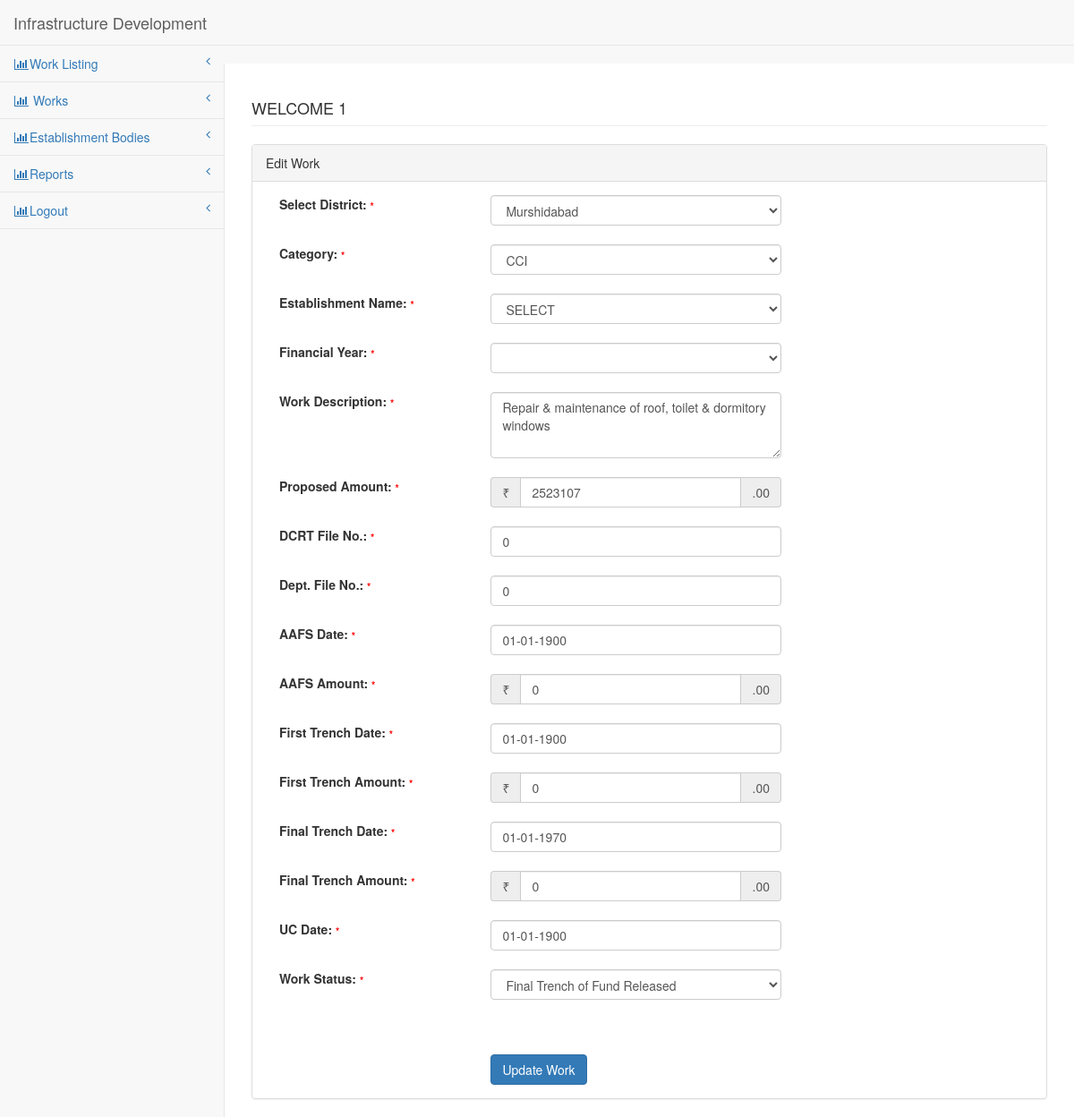
The app's page /pages/edit-work.php?jid=job_100 (signed in) with its own data.
### tables this page shows
CREATE TABLE `cci_details` (
  `cci_id` varchar(15) NOT NULL,
  `district` varchar(25) NOT NULL,
  `cci_name` varchar(255) NOT NULL
);

CREATE TABLE `dcpu_details` (
  `dcpu_id` varchar(8) NOT NULL,
  `district` varchar(25) NOT NULL,
  `dcpu_name` varchar(25) NOT NULL
);

CREATE TABLE `est_fund_details` (
  `job_id` varchar(17) NOT NULL,
  `est_id` varchar(15) NOT NULL,
  `category` varchar(10) NOT NULL,
  `fin_year` varchar(9) DEFAULT NULL,
  `work_desc` varchar(255) NOT NULL,
  `prop_amnt` double DEFAULT NULL,
  `dcrt_file_no` varchar(25) DEFAULT NULL,
  `dept_file_no` varchar(25) DEFAULT NULL,
  `aafs_date` date DEFAULT NULL,
  `aafs_amnt` double DEFAULT NULL,
  `first_trench_dt` date DEFAULT NULL,
  `first_trench_amnt` double DEFAULT NULL,
  `final_trench_dt` date DEFAULT NULL,
  `final_trench_amnt` double DEFAULT NULL,
  `uc_date` date DEFAULT NULL,
  `work_status_id` varchar(15) NOT NULL
);

CREATE TABLE `work_status` (
  `work_id` varchar(15) NOT NULL,
  `work_status` varchar(255) NOT NULL
);

### config/DbFunction.php (called while the page is built, shortened)
<?php
class DbFunction{
	function get_est_details($est_id, $cat) {
		$db = Database::getInstance();
		$mysqli = $db->getConnection();
		switch ($cat) {
			case "cci":
				$table = "cci_details";
				$id = "cci";
				break;
		}
		$query = "SELECT * FROM " . $table . " WHERE ".$id."_id='{$est_id}'";
		$stmt= $mysqli->query($query);
		return $stmt;
	}
	function get_districts() {
		$db = Database::getInstance();
		$mysqli = $db->getConnection();
		$query = "SELECT district FROM dcpu_details ORDER BY district ASC";
		$stmt= $mysqli->query($query);
		return $stmt;
	}
	function get_wrkstatuses() {
		$db = Database::getInstance();
		$mysqli = $db->getConnection();
		$query = "SELECT * FROM work_status ORDER BY work_id ASC";
		$stmt= $mysqli->query($query);
		return $stmt;
	}
	function get_job_details($job_id) {
		$db = Database::getInstance();
		$mysqli = $db->getConnection();
		$query = "SELECT * FROM est_fund_details WHERE job_id = '".$job_id."'";
		$stmt = $mysqli->query($query);
		return $stmt;
	}
}
?>

### pages/edit-work.php (the view, shortened to what this page needs)
<?php
include('../config/DbFunction.php');
$obj=new DbFunction();
$job_id = $_GET["jid"];
$rs_job = $obj->get_job_details($job_id);
$res_job = $rs_job->fetch_object();
$rs_dist = $obj->get_districts();
$rs_e = $obj->get_est_details($res_job->est_id, $res_job->category);
$res_e = $rs_e->fetch_row();
$rs_sts = $obj->get_wrkstatuses();
?>
<!DOCTYPE html>
<html lang="en">
<head>
<link href="../bower_components/bootstrap/dist/css/bootstrap.min.css"
	rel="stylesheet">
<link href="../bower_components/metisMenu/dist/metisMenu.min.css"
	rel="stylesheet">
<link href="../dist/css/sb-admin-2.css" rel="stylesheet">
<link href="../bower_components/font-awesome/css/font-awesome.min.css" rel="stylesheet" type="text/css">
<link href="//code.jquery.com/ui/1.12.1/themes/base/jquery-ui.css" rel="stylesheet">
</head>
<body>
<form method="post" >
	<div id="wrapper">
		<?php include('leftbar.php')?>;
		<div id="page-wrapper">
			<div class="row">
				<div class="col-lg-12">
					<h4 class="page-header"> <?php echo strtoupper("welcome"." ".htmlentities($_SESSION['login']));?></h4>
				</div>
			</div>
			<div class="row">
				<div class="col-lg-12">
					<div class="panel panel-default">
						<div class="panel-heading">Edit Work</div>
						<div class="panel-body">
							<div class="row">
						 	<div class="col-lg-10">
								<div class="form-group">
									<div class="col-lg-4">
					 					<label>Select District: <span id="" style="font-size:11px;color:red">*</span></label>
									</div>
									<div class="col-lg-6">
										<select class="form-control" name="district" id="district" required >
											<?php while($res=$rs_dist->fetch_object()){	?>
                        					<option VALUE="<?php echo htmlentities($res->district);?>" <?php if($res->district == $res_e[1]) echo "selected" ?>><?php echo htmlentities($res->district)?></option>
											<?php }?>
										</select>
									</div>
								</div>
								<br><br>
								<div class="form-group">
									<div class="col-lg-4">
										<label>Category: <span id="" style="font-size:11px;color:red">*</span></label>
									</div>
									<div class="col-lg-6">
											<select class="form-control" name="category" id="category" onchange="getEstList()" required >
											<option VALUE="cci">CCI</option>
										</select>
									</div>
	 							</div>
								<br><br>
								<div class="form-group">
									<div class="col-lg-4">
										<label>Establishment Name: <span id="" style="font-size:11px;color:red">*</span></label>
									</div>
									<div class="col-lg-6">
										<select class="form-control" name="estname" id="estname" required >
											<option VALUE="">SELECT</option>
										</select>
									</div>
	 							</div>
								<br><br>
								<div class="form-group">
									<div class="col-lg-4">
										<label>Financial Year: <span id="" style="font-size:11px;color:red">*</span></label>
									</div>
									<div class="col-lg-6">
										<select class="form-control" name="finyear" id="finyear" required>
										</select>
									</div>
	 							</div>
								<br><br>
								<div class="form-group">
									<div class="col-lg-4">
										<label>Work Description: <span id="" style="font-size:11px;color:red">*</span></label>
									</div>
									<div class="col-lg-6">
										<textarea class="form-control" rows="3" name="wrkdesc" id="wrkdesc" required><?php echo htmlentities($res_job->work_desc);?></textarea>
									</div>
	 							</div>
								<br><br>
								<br><br>
								<div class="form-group">
									<div class="col-lg-4">
										<label>Proposed Amount: <span id="" style="font-size:11px;color:red">*</span></label>
									</div>
									<div class="col-lg-6">
										<div class="form-group input-group">
											<span class="input-group-addon">₹</span>
											<input name="propamnt" id="propamnt" class="form-control" required value="<?php echo htmlentities($res_job->prop_amnt);?>" >
											<span class="input-group-addon">.00</span>
										</div>
									</div>
	 							</div>
								<br><br>
								<div class="form-group">
									<div class="col-lg-4">
										<label>DCRT File No.: <span id="" style="font-size:11px;color:red">*</span></label>
									</div>
									<div class="col-lg-6">
										<input class="form-control" name="dcrtno" id="dcrtno" required value="<?php echo htmlentities($res_job->dcrt_file_no);?>">
									</div>
	 							</div>
								<br><br>
								<div class="form-group">
									<div class="col-lg-4">
										<label>Dept. File No.: <span id="" style="font-size:11px;color:red">*</span></label>
									</div>
									<div class="col-lg-6">
										<input class="form-control" name="deptno" id="deptno" value="<?php echo htmlentities($res_job->dept_file_no);?>" >
									</div>
	 							</div>
								<br><br>
								<div class="form-group">
									<div class="col-lg-4">
										<label>AAFS Date: <span id="" style="font-size:11px;color:red">*</span></label>
									</div>
									<div class="col-lg-6">
										<input class="form-control" name="aafsdate" id="aafsdate" value="<?php echo ($res_job->aafs_date == NULL || $res_job->aafs_date == '') ? '' : htmlentities(date('d-m-Y', strtotime($res_job->aafs_date)));?>">
									</div>
								 </div>
								<br><br>
								<div class="form-group">
									<div class="col-lg-4">
										<label>AAFS Amount: <span id="" style="font-size:11px;color:red">*</span></label>
									</div>
									<div class="col-lg-6">
										<div class="form-group input-group">
											<span class="input-group-addon">₹</span>
											<input name="aafsamnt" id="aafsamnt" class="form-control" value="<?php echo htmlentities($res_job->aafs_amnt);?>" >
											<span class="input-group-addon">.00</span>
										</div>
									</div>
								 </div>
								<br><br>
								<div class="form-group">
									<div class="col-lg-4">
										<label>First Trench Date: <span id="" style="font-size:11px;color:red">*</span></label>
									</div>
									<div class="col-lg-6">
										<input class="form-control" name="ftrdate" id="ftrdate" value="<?php echo ($res_job->first_trench_dt==''|| $res_job->first_trench_dt==NULL) ? '' : htmlentities(date('d-m-Y', strtotime($res_job->first_trench_dt)));?>" >
									</div>
								 </div>
								<br><br>
								<div class="form-group">
									<div class="col-lg-4">
										<label>First Trench Amount: <span id="" style="font-size:11px;color:red">*</span></label>
									</div>
									<div class="col-lg-6">
										<div class="form-group input-group">
											<span class="input-group-addon">₹</span>
											<input name="ftramnt" id="ftramnt" class="form-control" value="<?php echo htmlentities($res_job->first_trench_amnt);?>" >
											<span class="input-group-addon">.00</span>
										</div>
									</div>
	 							</div>
								<br><br>
								<div class="form-group">
									<div class="col-lg-4">
										<label>Final Trench Date: <span id="" style="font-size:11px;color:red">*</span></label>
									</div>
									<div class="col-lg-6">
										<input class="form-control" name="fntrdate" id="fntrdate" value="<?php echo ($res_job->final_trench_dt == NULL || $res_job->final_trench_dt='') ? '' : htmlentities(date('d-m-Y', strtotime($res_job->final_trench_dt)));?>">
									</div>
								 </div>
								<br><br>
								<div class="form-group">
									<div class="col-lg-4">
										<label>Final Trench Amount: <span id="" style="font-size:11px;color:red">*</span></label>
									</div>
									<div class="col-lg-6">
										<div class="form-group input-group">
											<span class="input-group-addon">₹</span>
											<input name="fntramnt" id="fntramnt" class="form-control" value="<?php echo htmlentities($res_job->final_trench_amnt);?>">
											<span class="input-group-addon">.00</span>
										</div>
									</div>
	 							</div>
								<br><br>
								<div class="form-group">
									<div class="col-lg-4">
										<label>UC Date: <span id="" style="font-size:11px;color:red">*</span></label>
									</div>
									<div class="col-lg-6">
										<input class="form-control" name="ucdate" id="ucdate" value="<?php echo ($res_job->uc_date == NULL || $res_job->uc_date == '') ? '' : htmlentities(date('d-m-Y', strtotime($res_job->uc_date)));?>">
									</div>
								 </div>
								<br><br>
								<div class="form-group">
									<div class="col-lg-4">
										<label>Work Status: <span id="" style="font-size:11px;color:red">*</span></label>
									</div>
									<div class="col-lg-6">
										<select class="form-control" name="wrkstatus" id="wrkstatus" required="required">
											<?php while($res=$rs_sts->fetch_object()){?>
                        					<option VALUE="<?php echo htmlentities($res->work_id);?>" <?php if($res->work_id == $res_job->work_status_id) echo "selected"?>><?php echo htmlentities($res->work_status);?></option>
											<?php }?>
										</select>
									</div>
	 							</div>
								<br><br>
								<div class="form-group">
									<div class="col-lg-4">
									</div>
									<div class="col-lg-6"><br><br>
										<input type="submit" class="btn btn-primary" name="submit" value="Update Work"></button>
									</div>
								</div>
							</div>
						</div>
					</div>
				</div>
			</div>
		</div>
	</div>
</form>
</body>
</html>

### records on screen
cci_details: district "Murshidabad"
est_fund_details: wrkdesc "Repair & maintenance of roof, toilet & dormitory windows", propamnt "2523107", dcrtno "0", deptno "0", aafsdate "01-01-1900", aafsamnt "0", ftrdate "01-01-1900", ftramnt "0", fntramnt "0", ucdate "01-01-1900", wrkstatus "Final Trench of Fund Released"
